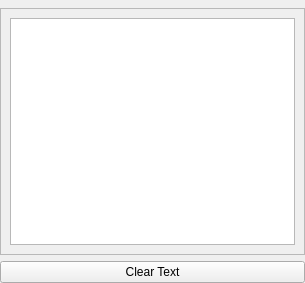
<?xml version="1.0" encoding="UTF-8"?>
<ui version="4.0">
 <class>QGCMessageView</class>
 <widget class="QWidget" name="QGCMessageView">
  <property name="geometry">
   <rect>
    <x>0</x>
    <y>0</y>
    <width>305</width>
    <height>283</height>
   </rect>
  </property>
  <property name="windowTitle">
   <string>Form</string>
  </property>
  <layout class="QVBoxLayout" name="verticalLayout">
   <property name="leftMargin">
    <number>0</number>
   </property>
   <property name="topMargin">
    <number>8</number>
   </property>
   <property name="rightMargin">
    <number>0</number>
   </property>
   <property name="bottomMargin">
    <number>0</number>
   </property>
   <item>
    <widget class="QScrollArea" name="scrollArea">
     <property name="widgetResizable">
      <bool>true</bool>
     </property>
     <widget class="QWidget" name="scrollAreaWidgetContents">
      <property name="geometry">
       <rect>
        <x>0</x>
        <y>0</y>
        <width>303</width>
        <height>231</height>
       </rect>
      </property>
      <layout class="QHBoxLayout" name="horizontalLayout">
       <item>
        <widget class="QPlainTextEdit" name="plainTextEdit">
         <property name="readOnly">
          <bool>true</bool>
         </property>
         <property name="overwriteMode">
          <bool>false</bool>
         </property>
        </widget>
       </item>
      </layout>
     </widget>
    </widget>
   </item>
   <item>
    <widget class="QPushButton" name="clearButton">
     <property name="text">
      <string>Clear Text</string>
     </property>
    </widget>
   </item>
  </layout>
 </widget>
 <resources/>
 <connections/>
</ui>
